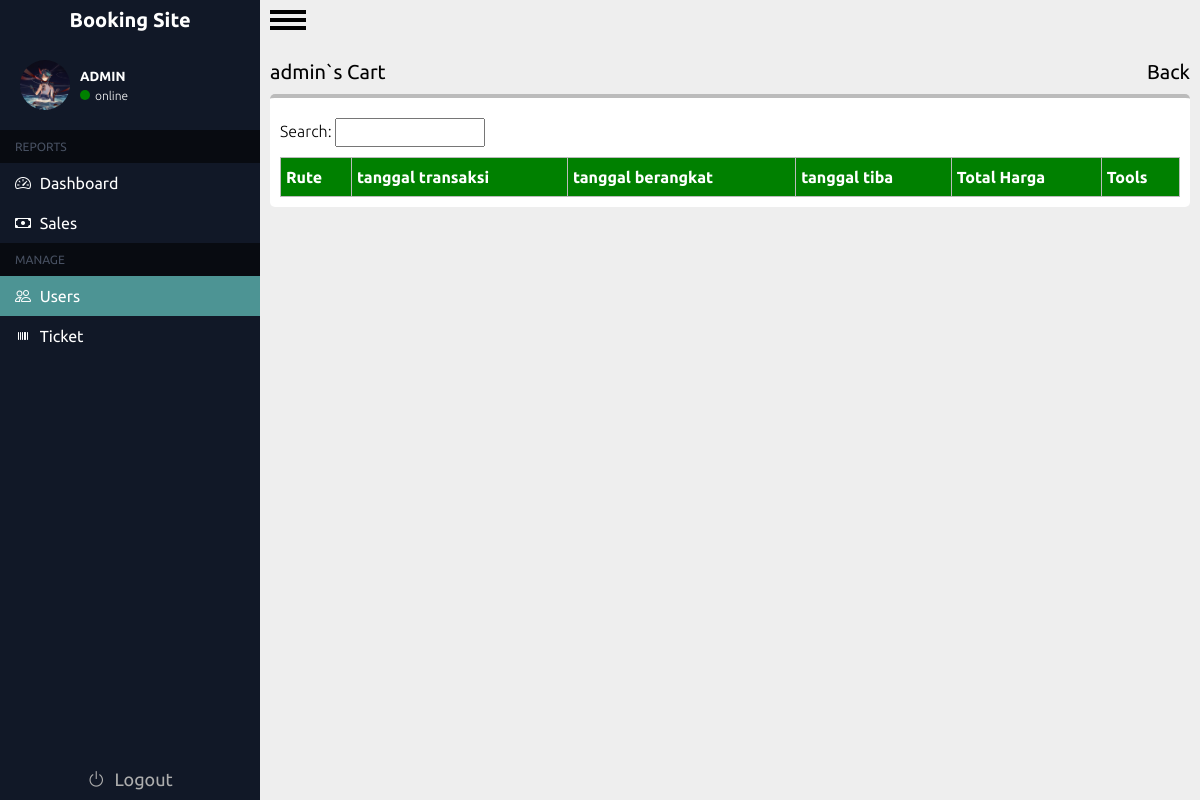
The app's page /admin/user-cart.php?id=1 (signed in) with its own data.
### tables this page shows
CREATE TABLE `users` (
  `id_user` int(11) NOT NULL,
  `Username` varchar(200) NOT NULL,
  `Email` varchar(200) NOT NULL,
  `Age` int(11) NOT NULL,
  `Password` varchar(200) NOT NULL,
  `gambar` varchar(255) DEFAULT NULL,
  `role` varchar(225) NOT NULL
);

### admin/user-cart.php (the view, shortened to what this page needs)
<?php
require '../koneksi.php';
$id = $_GET['id'];
$result_user = mysqli_query($conn, "select * from users where id_user = '$id'");
$user = [];
while ($record = mysqli_fetch_assoc($result_user)) {
    $user[] = $record;
}
$user = $user[0];
?>
<!DOCTYPE html>
<html lang="en">
<head>
    <link rel="stylesheet" href="../css/tiket.css?v=1.1">
    <link rel="stylesheet" href="https://cdn.jsdelivr.net/npm/bootstrap-icons@1.11.1/font/bootstrap-icons.css">
</head>
<body>
    <div class="container">
    <?php @include "../includes/sidebar.php" ?>
        <div class="main-content">
            <div id="menu-button">
                <label for="menu-checkbox" id="menu-label">
                    <div id="hamburger"></div>
                </label>
            </div>
            <div class="wrapper">
                <div class="header">
                    <p><?= $user["Username"] ?>`s Cart</p>
                    <a href="users.php">Back</a>
                </div>
                <div class="isi">
                    <div class="neck-content">
                        <span>
                            <label for="">Search: </label>
                            <input type="text">
                        </span>
                    </div>
                    <div class="tabel-content">
                        <table>
                            <tr>
                                <th>Rute</th>
                                <th>tanggal transaksi</th>
                                <th>tanggal berangkat</th>
                                <th>tanggal tiba</th>
                                <th>Total Harga</th>
                                <th>Tools</th>
                            </tr>
                    </div>
                </div>
            </div>
        </div>
    </div>
</body>
</html>

### includes/sidebar.php (shortened to what this page needs)
<link rel="stylesheet" href="../css/sidebar.css?v=2">
<div class="sidebar">
    <div class="header">
        <a href="#">
            <div class="list-item">
                <span class="description-header">Booking Site</span>
            </div>
        </a>
        <div class="info-user">
            <div class="picture">
                <?php
                require '../koneksi.php';
                $id_u = $_SESSION['id'];
                $hasil = mysqli_query($conn, "select gambar from users where id_user = '$id_u'");
                $gambar = [];
                while ($record = mysqli_fetch_assoc($hasil)) {
                    $gambar[] = $record;
                }
                echo "
                <img src='../img/".$gambar[0]["gambar"] . "' alt=''>
                "
                ?>
                <div class="circle">
                    <i class="bi bi-pencil"></i>
                </div>
                <div class="layer"></div>
            </div>
            <div class="content" id="content">
                <h5>ADMIN</h5>
                <div class="online">
                    <div class="info"></div>
                    <p>online</p>
                </div>
            </div>
        </div>
    </div>
    <div class="main">
        <div class="head-list">
            <span>REPORTS</span>
        </div>
        <div class="list-item">
            <a href="home.php">
                <i class="bi bi-speedometer2"></i>
                <span class="description">Dashboard</span>
            </a>
        </div>
        <div class="list-item">
            <a href="sales.php">
                <i class="bi bi-cash"></i>
                <span class="description">Sales</span>
            </a>
        </div>
        <div class="head-list">
            <span>MANAGE</span>
        </div>
        <div class="list-item">
            <a href="users.php">
                <i class="bi bi-people"></i>
                <span class="description">Users</span>
            </a>
        </div>
        <div class="list-item">
            <a href="tiket.php">
                <i class="bi bi-upc"></i>
                <span class="description">Ticket</span>
            </a>
        </div>
        <div class="list-item logout">
            <a href="../login/logout.php">
                <i class="bi bi-power"></i>
                <span class="description">Logout</span>
            </a>
        </div>
    </div>
</div>

### css/tiket.css (style rules this page uses)
.wrapper .isi { width: auto; min-width: 100%; background-color: white; padding: 10px; margin: 10px 0; border-top: 4px solid #bbb; border-radius: 5px; overflow: hidden; }
.wrapper .header { width: 100%; display: flex; justify-content: space-between; }
.wrapper .header a { color: black; text-decoration: none; }
.wrapper .header a:nth-child(2) { color: rgb(0, 0, 0); }
.wrapper .isi .neck-content { padding: 10px 0; display: flex; justify-content: space-between; font-style: normal; font-weight: 300; }
.wrapper .isi .neck-content span input { width: 150px; padding: 5px; }
.isi .tabel-content table { width: 100%; border-collapse: collapse; }
.isi .tabel-content table th { padding: 10px 5px; background-color: green; text-align: left; color: white; }
.isi .tabel-content table th, .isi .tabel-content table td { border: 1px solid #bbb; }

### css/sidebar.css (style rules this page uses)
.sidebar { background-color: #111827; width: 260px; display: flex; box-sizing: border-box; flex-direction: column; transition: all ease-in 0.3s; position: relative; }
.main-content { background-color: #eeeeee; flex-grow: 1; }
.sidebar .description-header { font-style: normal; font-weight: 700; font-size: 20px; line-height: 16px; text-align: center; color: white; }
.sidebar .header a { text-decoration: none; color: white; }
.sidebar .header .list-item { display: flex; flex-direction: row; align-items: center; justify-content: center; padding: 5px 8px; height: 40px; box-sizing: border-box; }
.sidebar .main .list-item a { font-style: normal; font-weight: 400; font-size: 16px; line-height: 16px; text-align: center; color: #fff; text-decoration: none; }
.sidebar .main .list-item { padding: 12px 15px; display: flex; flex-direction: row; align-items: center; cursor: pointer; }
.sidebar .main .logout { position: absolute; bottom: 0; right: 0; width: 100%; font-size: 28px; cursor: default; justify-content: center; }
.sidebar .main .logout a { font-size: 18px; color: #adadad; }
.sidebar .main .description { margin-left: 5px; }
.main .head-list { color: #475061; padding: 10px 15px; background-color: #080b11; font-style: normal; font-weight: 400; font-size: 12px; }
.container .sidebar .info-user { color: white; padding: 20px; display: flex; align-items: center; gap: 10px; }
.container .sidebar .info-user .content { display: flex; flex-direction: column; gap: 5px; }
.container .sidebar .info-user .picture .layer { width: inherit; height: inherit; z-index: 999; position: absolute; top: 0; }
.container .sidebar .info-user .picture { width: 50px; height: 50px; border-radius: 50%; cursor: pointer; background-size: cover; overflow: hidden; position: relative; background-position: top; }
.container .sidebar .info-user .picture .circle { position: absolute; bottom: -5px; right: -5px; color: #6d6e6e; font-size: 18px; }
.container .sidebar .info-user .picture img { width: inherit; z-index: 1; }
.container .sidebar .info-user .content .online .info { width: 10px; height: 10px; border-radius: 50%; background-color: green; }
.container .sidebar .info-user .content .online { display: flex; align-items: center; gap: 5px; }
.container .sidebar .info-user .content .online p { font-size: 12px; font-weight: 200; }

### css/admin.css (style rules this page uses)
* { padding: 0; margin: 0; box-sizing: border-box; font-family: 'Ubuntu', sans-serif; }
.container { display: flex; min-height: 100vh; }
#menu-button { width: 36px; position: absolute; overflow: hidden; margin: 10px; }
#menu-label { position: relative; display: block; height: 20px; cursor: pointer; }
#hamburger, #menu-label:after, #menu-label:before { position: absolute; left: 0; width: 100%; height: 4px; background-color: black; }
#menu-label:after, #menu-label:before { content: ""; transition: .4s cubic-bezier(0.25, 0.46, 0.45, 0.94); }
#menu-label:before { top: 0; }
#menu-label:after { top: 8px; }
#hamburger { top: 16px; }
#hamburger:before { content: "MENU"; position: absolute; top: 5px; right: 0; left: 0; color: #111827; font-size: 12px; font-weight: bold; text-align: center; }
.wrapper { width: auto; min-width: 100%; margin: 50px 0; padding: 10px; }
.wrapper .header { font-style: medium; font-weight: 400; font-size: 20px; }

### admin/user-cart.php (style rules this page uses)
.container .sidebar .main .list-item:nth-child(5) { background-color: rgb(77, 148, 148); }

### records on screen
users: gambar (picture)
users: Username "admin"
